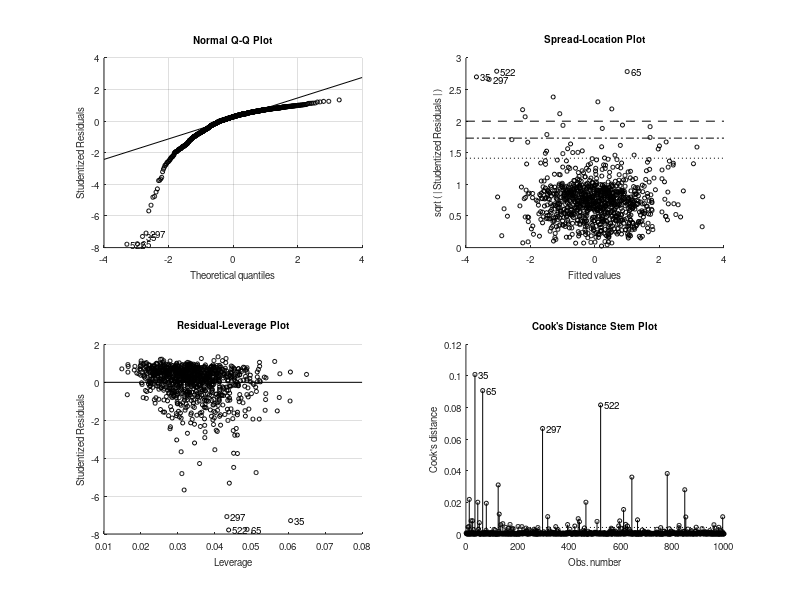

Write MATLAB code to recreate this figure. (Note: this script raises an error after producing the figure.)
%% Linear regression (clean drop-in)
clc; clear; close all;

% -------------------------
% CONFIG
% -------------------------
AF        = 0;   % 0 = nSR, 1 = AF/cAF
Gender    = 0;   % 0 = male, 1 = female
Biomarker = 1;   % 1 = Vmax, 3 = RMP, 7 = APD50, 16 = VPLT 
%     output = [dVm_max Vm_max -RMP AP_amp APD90 APD70 APD50 APD30 Ca_max...
%         Ca_min CaT_amp CaT_rise CaT_decay_50 CaT_decay_63 Na_min VPLT freq APD20];

% -------------------------
% Parameter names (33)
% -------------------------
parameter_names = { ...
  'GNa','GNaL','GNaB','VNaK','Gto','GKur','GK2P','GKr','GKs','GK1','GKp','GKach','GKCa', ...
  'GCaL','GCaB','VPMCA','VNCX','GClCa','GClB','VRYR','VSERCA','Ca Buffer-Cleft', ...
  'Ca Buffer-Cyt','L-type k1o','L-type CaMKII','PLB Kmf','RyR EC50','CaSR Leak', ...
  'CSQ Bmax','KiCa','KoCa','Kim','Kom'};

% -------------------------
% Load parameter matrix (33 cols)
% -------------------------
load parameter_matrix_1000_all_parameters.mat   % provides: all_parameters
X_full = all_parameters;                               % (N x 33)

% -------------------------
% Load biomarker matrices
% -------------------------
if AF == 1
    if Gender == 0
        % Male AF
        load AP_CaT_Features_Male_AF.mat
        Y_all = result_AP(:, Biomarker);
    else
        % Female cAF
        load AP_CaT_Features_Female_AF.mat
        Y_all = result(:, Biomarker);
    end
else
    if Gender == 0
        % Male nSR
        load AP_CaT_Features_Male_nSR.mat
        Y_all = result(:, Biomarker);
    else
        % Female nSR
        load AP_CaT_Features_Female_nSR.mat
        Y_all = result(:, Biomarker);
    end
end

% -------------------------
% Biomarker-specific transforms (match your original logic)
% -------------------------
rows_keep = true(size(Y_all));

switch Biomarker
    case 7   % APD_50 (from your comment) – keep > 50 ms subset (as before)
        rows_keep = Y_all > 50;
        Y_all     = Y_all(rows_keep);
        X_full    = X_full(rows_keep, :);

    case 16  % V_P_L_T: flip sign
        Y_all = -Y_all;

    otherwise
        % no change
end

% -------------------------
% Build X, Y (log + zscore, safe handling)
% -------------------------
% Guard against non-positive values before log
X_pos  = all(X_full > 0, 2);
Y_pos  = (Y_all > 0);

valid  = X_pos & Y_pos & all(isfinite(X_full),2) & isfinite(Y_all);
X      = X_full(valid, :);
Y      = Y_all(valid);

Xlog   = log(X);
Ylog   = log(Y);

% z-score each column of X and Y
Xz = zscore(Xlog);
Yz = zscore(Ylog);

% -------------------------
% Linear model (fitlm adds intercept by default)
% -------------------------
mdl   = fitlm(Xz, Yz);
coefs = mdl.Coefficients;                  % table
betas = coefs.Estimate(2:end);             % exclude intercept
pvals = coefs.pValue(2:end);               % exclude intercept

% -------------------------
% Sort and split by sign
% -------------------------
[betas_sorted, idx] = sort(betas, 'descend');
names_sorted         = parameter_names(idx);
pvals_sorted         = pvals(idx);

pos_mask = betas_sorted > 0;
neg_mask = betas_sorted < 0;

pos_betas = betas_sorted(pos_mask);
pos_names = names_sorted(pos_mask);
pos_pvals = pvals_sorted(pos_mask);

neg_betas = betas_sorted(neg_mask);
neg_names = names_sorted(neg_mask);
neg_pvals = pvals_sorted(neg_mask);

% -------------------------
% Plot settings by gender
% -------------------------
if Gender == 0
    col_pos = [0 0 0];         % black
    col_neg = [0.75 0.75 0.75];% gray
else
    col_pos = [1 0 0];         % red
    col_neg = [1 0.68 0.68];   % pink
end

% -------------------------
% Figure 4: Negative (asc) + Positive (desc) coefficients as two bar plots
% -------------------------
figure(4); clf; set(gcf,'Color','w','Position',[100 100 700 520]);

% Top: positive (descending)
subplot(2,1,1);
bar(pos_betas, 'FaceColor', col_pos); box off; grid on;
set(gca,'TickDir','out','LineWidth',1.5,'FontSize',12);
ylabel('Regression Coefficient','FontWeight','bold');
title('Positive coefficients (sorted)','FontWeight','bold');
xticks(1:numel(pos_names)); xticklabels(pos_names); xtickangle(90);
ylim([min(0, min(pos_betas)*1.1), max(pos_betas)*1.1]);

% Dim labels for non-significant p>0.05
ax = gca;
xt = ax.XAxis.TickLabels;
for k = 1:numel(pos_names)
    if pos_pvals(k) > 0.05
        xt{k} = sprintf('\\color[rgb]{0.5,0.5,0.5}%s', pos_names{k});
    end
end
ax.XAxis.TickLabels = xt;

% Bottom: negative (ascending)
subplot(2,1,2);
% sort negative ascending to show largest magnitude at right
[neg_betas_sorted, ii] = sort(neg_betas, 'ascend');
neg_names_sorted       = neg_names(ii);
neg_pvals_sorted       = neg_pvals(ii);

bar(neg_betas_sorted, 'FaceColor', col_neg); box off; grid on;
set(gca,'TickDir','out','LineWidth',1.5,'FontSize',12);
ylabel('Regression Coefficient','FontWeight','bold');
title('Negative coefficients (sorted)','FontWeight','bold');
xticks(1:numel(neg_names_sorted)); xticklabels(neg_names_sorted); xtickangle(90);
ylim([min(neg_betas_sorted)*1.1, max(0, max(neg_betas_sorted)*1.1)]);

ax = gca;
xt = ax.XAxis.TickLabels;
for k = 1:numel(neg_names_sorted)
    if neg_pvals_sorted(k) > 0.05
        xt{k} = sprintf('\\color[rgb]{0.5,0.5,0.5}%s', neg_names_sorted{k});
    end
end
ax.XAxis.TickLabels = xt;

% -------------------------
% Figure 5: Top-10 by absolute magnitude (sign-colored)
% -------------------------
abs_betas = abs(betas);
[abs_sorted, Iabs] = sort(abs_betas, 'descend');
keep = min(10, numel(abs_sorted));
Iabs = Iabs(1:keep);

top_names = parameter_names(Iabs);
top_vals  = betas(Iabs);
top_pvals = pvals(Iabs);

figure(5); clf; set(gcf,'Color','w','Position',[100 100 600 450]);
hold on;
for k = 1:keep
    if top_vals(k) >= 0, fc = col_pos; else, fc = col_neg; end
    bar(k, top_vals(k), 'FaceColor', fc);
end
box off; grid on; hold off;
set(gca,'TickDir','out','LineWidth',1.5,'FontSize',12);
ylabel('Regression Coefficient','FontWeight','bold');
title('Top-10 |coefficients|','FontWeight','bold');
xticks(1:keep); xticklabels(top_names); xtickangle(90);

% Dim labels for non-significant p>0.05
ax = gca;
xt = ax.XAxis.TickLabels;
for k = 1:keep
    if top_pvals(k) > 0.05
        xt{k} = sprintf('\\color[rgb]{0.5,0.5,0.5}%s', top_names{k});
    end
end
ax.XAxis.TickLabels = xt;

% -------------------------
% Console summary
% -------------------------
fprintf('\nModel N (after filtering/log): %d samples\n', size(Xz,1));
fprintf('Num positive coeffs: %d | Num negative coeffs: %d\n', numel(pos_betas), numel(neg_betas));

ns_idx = find(pvals > 0.05);
if ~isempty(ns_idx)
    fprintf('Non-significant (p>0.05):\n');
    disp(parameter_names(ns_idx)');
else
    fprintf('All coefficients are significant at p<=0.05.\n');
end
